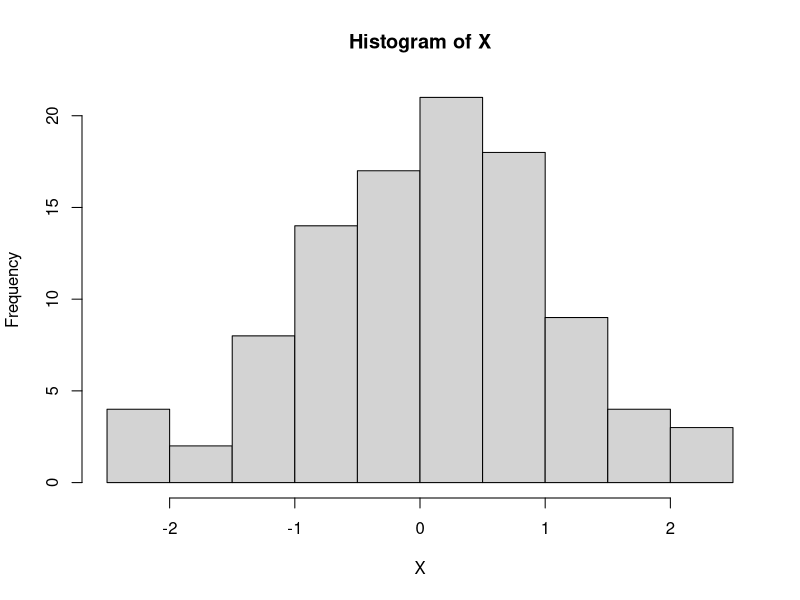
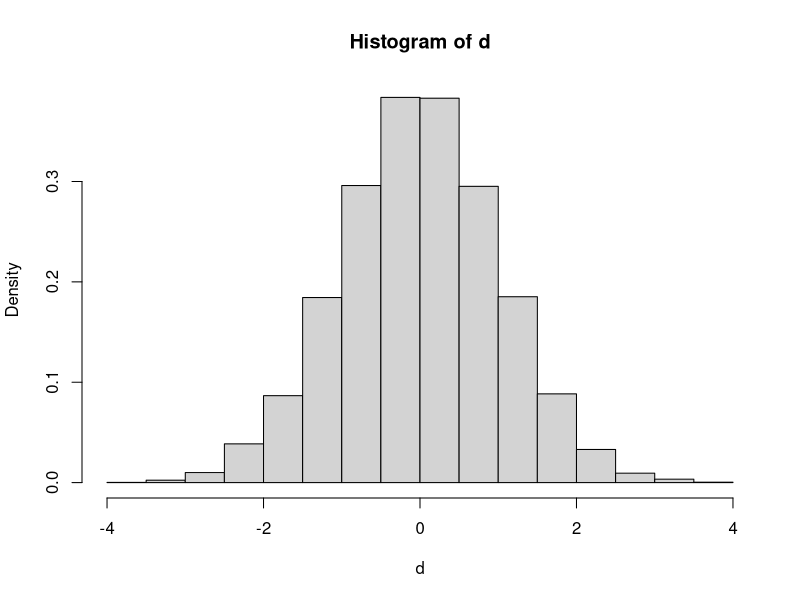

Here is the R script that generated these plots, in order:
# Central Limit Theorem examples

n = 10000
p = 0.5
S = rbinom(100, n, p)

X = (S - 5000)/sqrt(n*p*(1-p))
hist(X)

gen.binom = function (n, p) {
  ex = n*p
  q = 1-p
  dx=sqrt(n*p*q)
  s = sum(rbinom(n, 1, p))
  return((s-ex)/dx)
}

d = sapply(1:n,  function (x) (gen.binom(n, 0.5)))
hist(d, prob=T)
